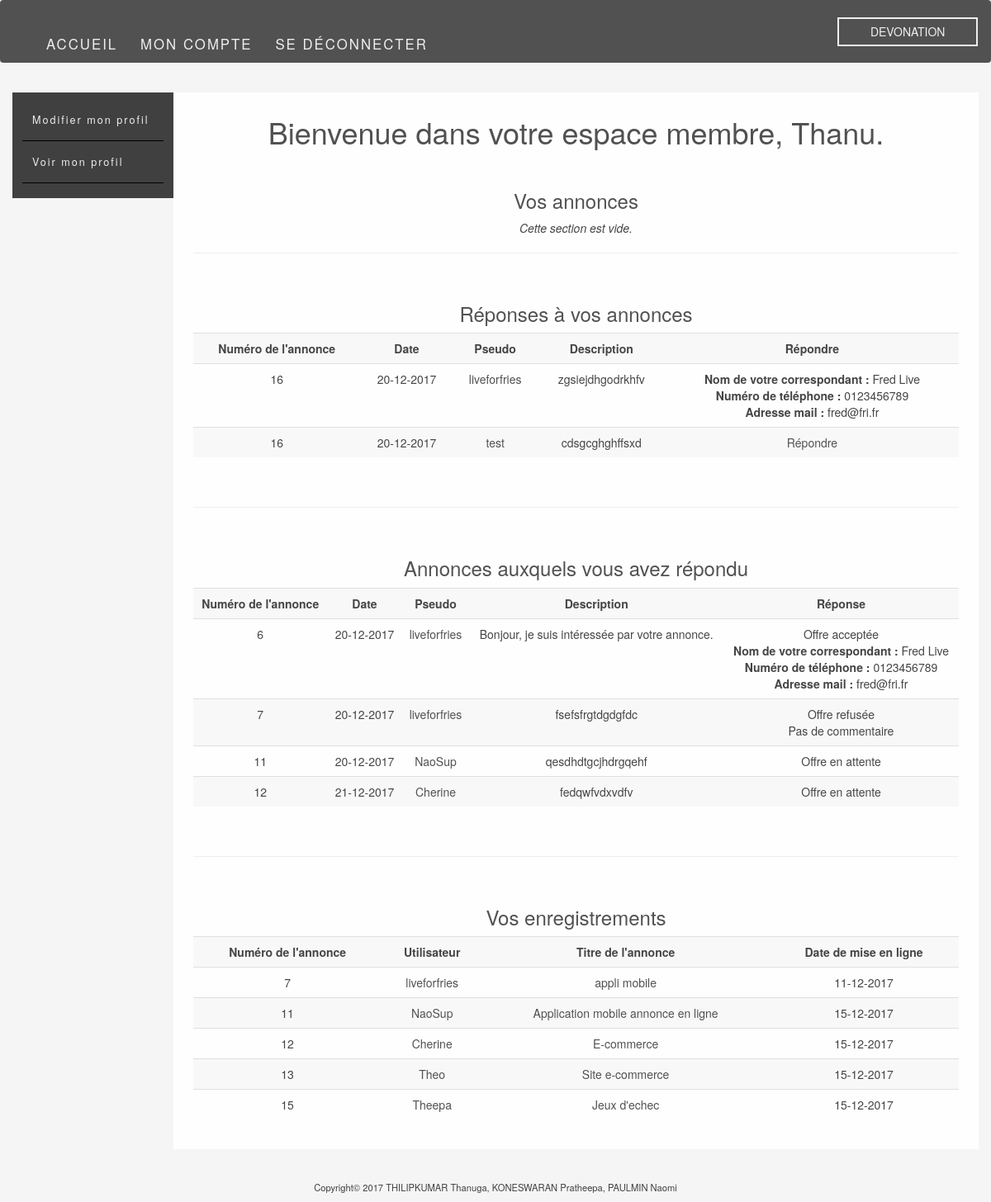
/page_membre.php (signed in), run on the app's committed database.
### tables this page shows
CREATE TABLE IF NOT EXISTS `user` (
  `id_user` int(11) NOT NULL AUTO_INCREMENT,
  `username` varchar(25) NOT NULL,
  `last_name` varchar(30) NOT NULL,
  `first_name` varchar(30) NOT NULL,
  `mail` varchar(50) NOT NULL,
  `password` varchar(255) NOT NULL,
  `phone` varchar(15) DEFAULT NULL,
  `profile_photo` varchar(255) DEFAULT NULL,
  `description` varchar(500) DEFAULT NULL,
  `github` varchar(255) DEFAULT NULL,
  `linkedin` varchar(255) DEFAULT NULL,
  `perso` varchar(255) DEFAULT NULL,
  PRIMARY KEY (`id_user`),
  UNIQUE KEY `username` (`username`,`mail`)
);

CREATE TABLE IF NOT EXISTS `response` (
  `id_response` int(11) NOT NULL AUTO_INCREMENT,
  `date_response` date NOT NULL,
  `response` text NOT NULL,
  `id_client` int(11) NOT NULL,
  `id_dev` int(11) NOT NULL,
  `id_ad` int(11) NOT NULL,
  `accepted` varchar(5) DEFAULT NULL,
  `comments` text,
  PRIMARY KEY (`id_response`)
);

CREATE TABLE IF NOT EXISTS `save` (
  `id_user` int(11) NOT NULL,
  `id_ad` int(11) NOT NULL,
  PRIMARY KEY (`id_user`,`id_ad`),
  KEY `FK_save_id_ad` (`id_ad`)
);

CREATE TABLE IF NOT EXISTS `ad` (
  `id_ad` int(11) NOT NULL AUTO_INCREMENT,
  `title` varchar(50) NOT NULL,
  `ad_date` datetime NOT NULL,
  `deadline` date DEFAULT NULL,
  `description` text,
  `id_user` int(11) NOT NULL,
  PRIMARY KEY (`id_ad`),
  KEY `FK_ad_id_user` (`id_user`)
);

### page_membre.php (the view, shortened to what this page needs)
<!doctype html>
<html lang="fr">
<head>
    <link rel="stylesheet" href="https://maxcdn.bootstrapcdn.com/bootstrap/3.3.7/css/bootstrap.min.css"
>
    <link rel="stylesheet" href="./CSS/header.css">
</head>
<body>
<?php require('includes/header.php');
$id = $_SESSION['id'];
$req = $db->query("SELECT * FROM user WHERE id_user = $id");
$user = $req->fetch();
?>
<div class="container">
    <div class="row">
        <div class="menu_membre col-xs-2 col-sm-2 col-md-2 col-lg-2">
            <ul>
                <li><a href="modification.php">Modifier mon profil</a></li>
                <li><a href="./profil/profil_infos_utilisateur.php?id_user=<?php echo $id; ?>">Voir mon profil</a></li>
            </ul>
        </div>
        <div class="ads content_membre col-xs-10 col-sm-10 col-md-10 col-lg-10">
            <h1>Bienvenue dans votre espace membre,
                <?php
                echo $user['first_name'] . ".";
                ?>
            </h1>
            <br>
            <h3>Vos annonces</h3>
            <?php
            $req = $db->query("SELECT * FROM ad WHERE id_user = $id");
            $ads = $req->fetchAll();
            if (!empty($ads)) {
                ?>
                <table class="table table-striped table-hover">
                    <tr>
                        <td><b>Numéro de l'annonce</b></td>
                        <td><b>Titre de l'annonce</b></td>
                        <td><b>Deadline</b></td>
                        <td><b>Description</b></td>
                    </tr>
                    <?php
                    foreach ($ads as $ad) {
                        ?>
                        <tr>
                            <td>
                                <?php echo $ad['id_ad']; ?>
                            </td>
                            <td>
                                <?php echo $ad['title']; ?>
                            </td>
                            <td>
                                <?php
                                if (isset($ad['deadline'])) {
                                    echo $ad['deadline'];
                                }
                                ?>
                            </td>
                            <td>
                                <?php echo $ad['description']; ?>
                            </td>
                        </tr>
                        <?php
                    }
                    ?>
                </table>
                <?php
            } else {
                ?>
                <tr>
                    <i>Cette section est vide.</i>
                </tr>
                <?php
            }
            ?>
            <br>
            <HR size=2 align=center width="100%">
            <br>
            <h3>Réponses à vos annonces</h3>
            <?php
            $req = $db->query("SELECT * FROM response WHERE id_client = $id");
            $res = $req->fetchAll();
            if (!empty($res)) {
                ?>
                <table class="table table-striped table-hover">
                    <tr>
                        <td><b>Numéro de l'annonce</b></td>
                        <td><b>Date</b></td>
                        <td><b>Pseudo</b></td>
                        <td><b>Description</b></td>
                        <td><b>Répondre</b></td>
                    </tr>
                    <?php
                    foreach ($res as $re) {
                        $id_dev = $re['id_dev'];
                        $req = $db->query("SELECT * FROM user WHERE id_user = $id_dev");
                        $user = $req->fetch();
                        ?>
                        <tr>
                            <td>
                                <?php echo $re['id_ad']; ?>
                            </td>
                            <td>
                                <?php
                                $array = explode(" ", $re['date_response']);
                                $date = explode("-",$array[0]);
                                $new_date = "$date[2]-$date[1]-$date[0]";
                                echo $new_date;
                                ?>
                            </td>
                            <td>
                                <a href="Profil/profil_infos_utilisateur.php?id_user=<?php echo $ad['id_user']?>" class="dark_link">
                                    <?php echo $user['username']; ?>
                                </a>
                            </td>
                            <td>
                                <?php echo $re['response']; ?>
                            </td>
                            <td>
                                <?php
                                if (!$re['accepted']) {
                                    ?>
                                    <a href="form_accept.php">Répondre</a>
                                    <?php
                                } elseif ($re['accepted'] == 'true') {
                                    echo "<b>Nom de votre correspondant : </b>" . $user['first_name'] . " " . $user['last_name'] . "<br>";
                                    echo "<b>Numéro de téléphone : </b>" . $user['phone'] . "<br>";
                                    echo "<b>Adresse mail :</b> " . $user['mail'];
                                } else {
                                    echo "Vous avez refusé cette proposition";
                                }
                                ?>
                            </td>
                        </tr>
                        <?php
                    }
                    ?>
                </table>
                <?php
            } else {
                ?>
                <i>Cette section est vide.</i>
                <?php
            }
            ?>
            <br>
            <HR size=2 align=center width="100%">
            <br>
            <h3>Annonces auxquels vous avez répondu</h3>
            <?php
            $req = $db->query("SELECT * FROM response WHERE id_dev = $id");
            $res = $req->fetchAll();
            if (!empty($res)) {
                ?>
                <table class="table table-striped table-hover">
                    <tr>
                        <td><b>Numéro de l'annonce</b></td>
                        <td><b>Date</b></td>
                        <td><b>Pseudo</b></td>
                        <td><b>Description</b></td>
                        <td><b>Réponse</b></td>
                    </tr>
                    <?php
                    foreach ($res as $re) {
                        $id_client = $re['id_client'];
                        $req = $db->query("SELECT * FROM user WHERE id_user = $id_client");
                        $user = $req->fetch();
                        ?>
                        <tr>
                            <td>
                                <?php echo $re['id_ad']; ?>
                            </td>
                            <td>
                                <?php
                                $array = explode(" ", $re['date_response']);
                                $date = explode("-",$array[0]);
                                $new_date = "$date[2]-$date[1]-$date[0]";
                                echo $new_date;
                                ?>
                            </td>
                            <td>
                                <a href="Profil/profil_infos_utilisateur.php?id_user=<?php echo $ad['id_user']?>" class="dark_link">
                                    <?php echo $user['username']; ?>
                                </a>
                            </td>
                            <td>
                                <?php echo $re['response']; ?>
                            </td>
                            <td>
                                <?php
                                if ($re['accepted'] == 'true') {
                                    echo "Offre acceptée" . "<br>";
                                    echo "<b>Nom de votre correspondant : </b>" . $user['first_name'] . " " . $user['last_name'] . "<br>";
                                    echo "<b>Numéro de téléphone : </b>" . $user['phone'] . "<br>";
                                    echo "<b>Adresse mail :</b> " . $user['mail'];
                                } elseif ($re['accepted'] == 'false') {
                                    echo "Offre refusée" . "<br>";
                                    if ($re['comments']) {
                                        echo $re['comments'];
                                    } else {
                                        echo "Pas de commentaire";
                                    }
                                } else {
                                    echo "Offre en attente";
                                }
                                ?>
                            </td>
                        </tr>
                        <?php
                    }
                    ?>
                </table>
                <?php
            } else {
                ?>
                <i>Cette section est vide.</i>
                <?php
            }
            ?>
            <br>
            <HR size=2 align=center width="100%">
            <br>
            <h3>Vos enregistrements</h3>
            <?php
            $req = $db->query("SELECT * FROM save WHERE id_user = $id");
            $res = $req->fetchAll();
            if (!empty($res)) {
                ?>
                <table class="table table-striped table-hover">
                    <tr class="entete">
                        <td><b>Numéro de l'annonce</b></td>
                        <td><b>Utilisateur</b></td>
                        <td><b>Titre de l'annonce</b></td>
                        <td><b>Date de mise en ligne</b></td>
                    </tr>
                    <?php
                    $req = $db->query("SELECT * FROM save WHERE id_user = $id");
                    $saves = $req->fetchAll();
                    foreach ($saves as $save) {
                        $id_ad = $save['id_ad'];
                        $req = $db->query("SELECT * FROM ad WHERE id_ad = $id_ad");
                        $ad = $req->fetch();
                        $id_user = $ad['id_user'];
                        $req2 = $db->query("SELECT * FROM user WHERE id_user = $id_user");
                        $user = $req2->fetch();
                        ?>
                        <tr>
                            <td>
                                <?php echo $ad['id_ad']; ?>
                            </td>
                            <td>
                                <a href="Profil/profil_infos_utilisateur.php?id_user=<?php echo $ad['id_user']?>" class="dark_link">
                                    <?php echo $user['username']; ?>
                                </a>
                            </td>
                            <td>
                                <a href="annonce.php?id_ad=<?php echo $ad['id_ad']?>" class="dark_link">
                                    <?php echo $ad['title']; ?>
                                </a>
                            </td>
                            <td>
                                <?php
                                if (isset($ad['ad_date'])) {
                                    $array = explode(" ", $ad['ad_date']);
                                    $date = explode("-",$array[0]);
                                    $new_date = "$date[2]-$date[1]-$date[0]";
                                    echo $new_date;
                                }
                                ?>
                            </td>
                        </tr>
                        <?php
                    }
                    ?>
                </table>
                <?php
            } else {
                ?>
                <i>Cette section est vide.</i>
                <?php
            }
            ?>
        </div>
    </div>
</div>

### CSS/header.css (style rules this page uses)
html { min-height: 100%; }
body { position: relative; background-color: #f5f5f5; }
h1, h2, h3, h4, h5, h6, p, a, label { color: #404040; }
.ads { background: #ffffff; border-radius: 8px; padding: 1vh 2vw 2vh; opacity: 0.9; margin-bottom: 8vh; }
.ads a { color: #404040; }
.ads h3, .entete { text-align: center; }
.menu_membre, .content_membre { margin-top: 14vh; }
.menu_membre { background: #404040; font-size: 0.9em; padding: 1vh 1vw; }
.menu_membre ul { padding-left: 0; }
.menu_membre li { list-style-type: none; display: block; padding: 2vh 0 2vh 1vw; border-bottom: 1px solid black; }
.menu_membre a { color: #eeeeee; }
.content_membre { text-align: center; border-radius: 0; }
.content_membre a { color: #404040; }
.form label,.form h3, .btn, li { letter-spacing: 2px; }
.footer { position: absolute; font-size: 0.8em; color: #eeeeee; bottom: 0; text-align: center; width:100%; }

### data on the page
user: first_name "Thanu"
response: id_ad "16", date_response "20-12-2017", user.username "liveforfries", response "zgsiejdhgodrkhfv", user.first_name "Fred", user.last_name "Live", user.phone "0123456789", user.mail "fred@fri.fr"
response: id_ad "16", date_response "20-12-2017", user.username "test", response "cdsgcghghffsxd", shows "Répondre"
response: id_ad "6", date_response "20-12-2017", user.username "liveforfries", response "Bonjour, je suis intéressée par votre annonce.", user.first_name "Fred", user.last_name "Live", user.phone "0123456789", user.mail "fred@fri.fr"
response: id_ad "7", date_response "20-12-2017", user.username "liveforfries", response "fsefsfrgtdgdgfdc", accepted "Offre refusée"
response: id_ad "11", date_response "20-12-2017", user.username "NaoSup", response "qesdhdtgcjhdrgqehf", shows "Offre en attente"
response: id_ad "12", date_response "21-12-2017", user.username "Cherine", response "fedqwfvdxvdfv", shows "Offre en attente"
save: id_ad.id_ad "7", user.username "liveforfries", id_ad.title "appli mobile", id_ad.ad_date "11-12-2017"
save: id_ad.id_ad "11", user.username "NaoSup", id_ad.title "Application mobile annonce en ligne", id_ad.ad_date "15-12-2017"
save: id_ad.id_ad "12", user.username "Cherine", id_ad.title "E-commerce", id_ad.ad_date "15-12-2017"
save: id_ad.id_ad "13", user.username "Theo", id_ad.title "Site e-commerce", id_ad.ad_date "15-12-2017"
save: id_ad.id_ad "15", user.username "Theepa", id_ad.title "Jeux d'echec", id_ad.ad_date "15-12-2017"
